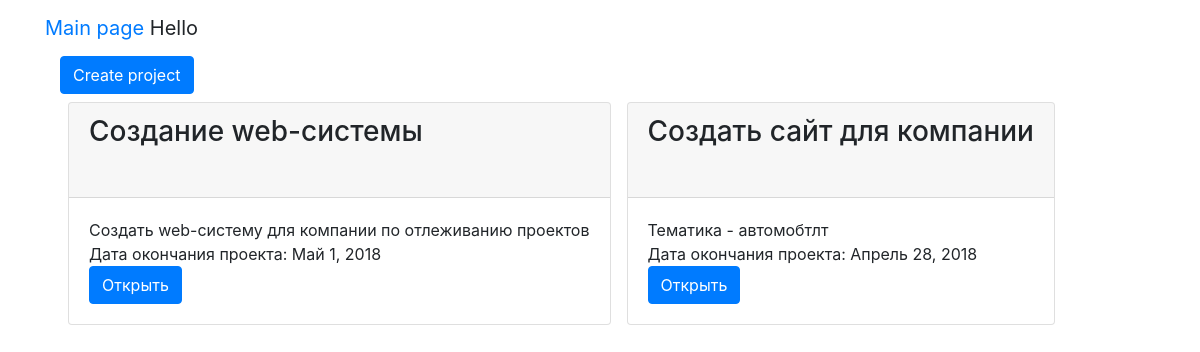
/, run on an earlier commit of the app's database.
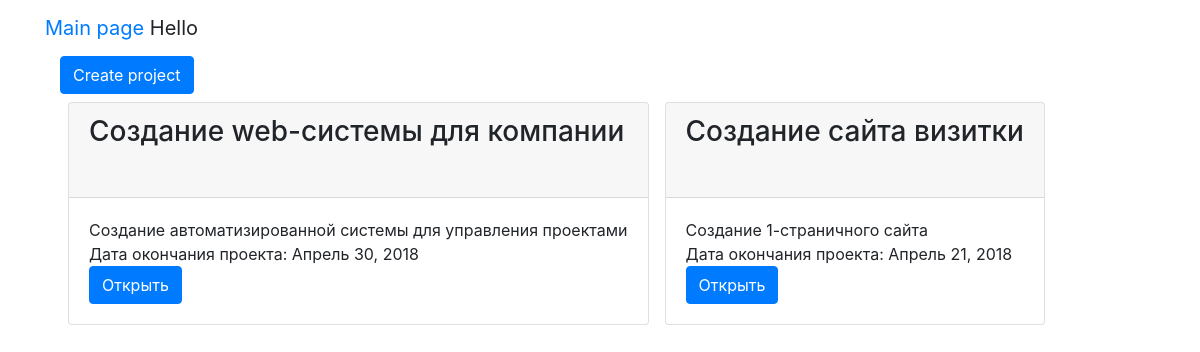
And on a later commit of the database.
### projectpage/models.py (models this page shows, shortened)
class Species_project(models.Model):
	name = models.CharField(max_length=250)
	short_description = models.TextField()
	description = models.TextField()
	created_task = models.DateField(verbose_name='Дата создания',auto_now_add=True)
	finish_task = models.DateField(verbose_name='Дата окончания')

### projectpage/views.py (the view)
# urls.py: url(r'^$', main),
def main(request):
	species_projects = Species_project.objects.all()
	return render(request, 'projects/index.html', {'species_projects': species_projects , 'mainuser': request.user})

### projectpage/templates/projects/index.html (shortened to what this page needs)
{% extends "base.html" %}
{% block content %}
<div class="container">
<a href="project/createproject" class="btn btn-primary">Create project</a>
		<div class="d-flex flex-row">
					{% for itm in species_projects%}
				<div class="p-2">
				<div class="card">
						<div class="card-header">
							<h3 class="card-title">{{ itm.name }}</h2>
								<a href="/{{ itm.id }}/pdf" target="_blank"><i class="fas fa-file-pdf"></i></a>
						</div>
						<div class="card-body">
					<p class="card-text">{{ itm.short_description }}</span>
					<br>
					<span class="card-text">Дата окончания проекта: {{ itm.finish_task}}</span>
					<br>
					<a href="project/{{ itm.id }}" class="btn btn-primary" >
						Открыть
					</a>
						</div>
					</div>
					</div>
					{% endfor %}
			</div>
	</div>
{% endblock %}

### websystem/templates/base.html (shortened to what this page needs)
{% load static %}
<!DOCTYPE html>
<html>
<head>
	<link rel="stylesheet" href="{% static 'bootstrap-4.0.0-dist/css/bootstrap.min.css' %}">
    <link rel="stylesheet" href="{% static 'fontawesome-free-5.0.10/web-fonts-with-css/css/fontawesome-all.css' %}"></scrypt>
	<scrypt type = "text/javascript" src="{% static 'bootstrap-4.0.0-dist/js/bootstrap.min.js' %}"></script>
</head>
<body>
	<nav class="navbar navbar-default">
        <div class="container">
            <div class="navbar-header">
                <div class="navbar-brand">
                    <a href="/">
                        <span>Main page</span>
                    </a>
                    <span>Hello {{ user.username }}</span>
                </div>
            </div>
        </div>
    </nav>
    <article class="container">
        {% block content %}
        {% endblock %}
    </article>
</body>
</html>

What changed in the data, as far as the page shows it:
removed Species_project: name "Создание web-системы", short_description "Создать web-систему для компании по отлеживанию проектов", finish_task "Май 1, 2018"
removed Species_project: name "Создать сайт для компании", short_description "Тематика - автомобтлт", finish_task "Апрель 28, 2018"
added Species_project: name "Создание web-системы для компании", short_description "Создание автоматизированной системы для управления проектами", finish_task "Апрель 30, 2018"
added Species_project: name "Создание сайта визитки", short_description "Создание 1-страничного сайта", finish_task "Апрель 21, 2018"
